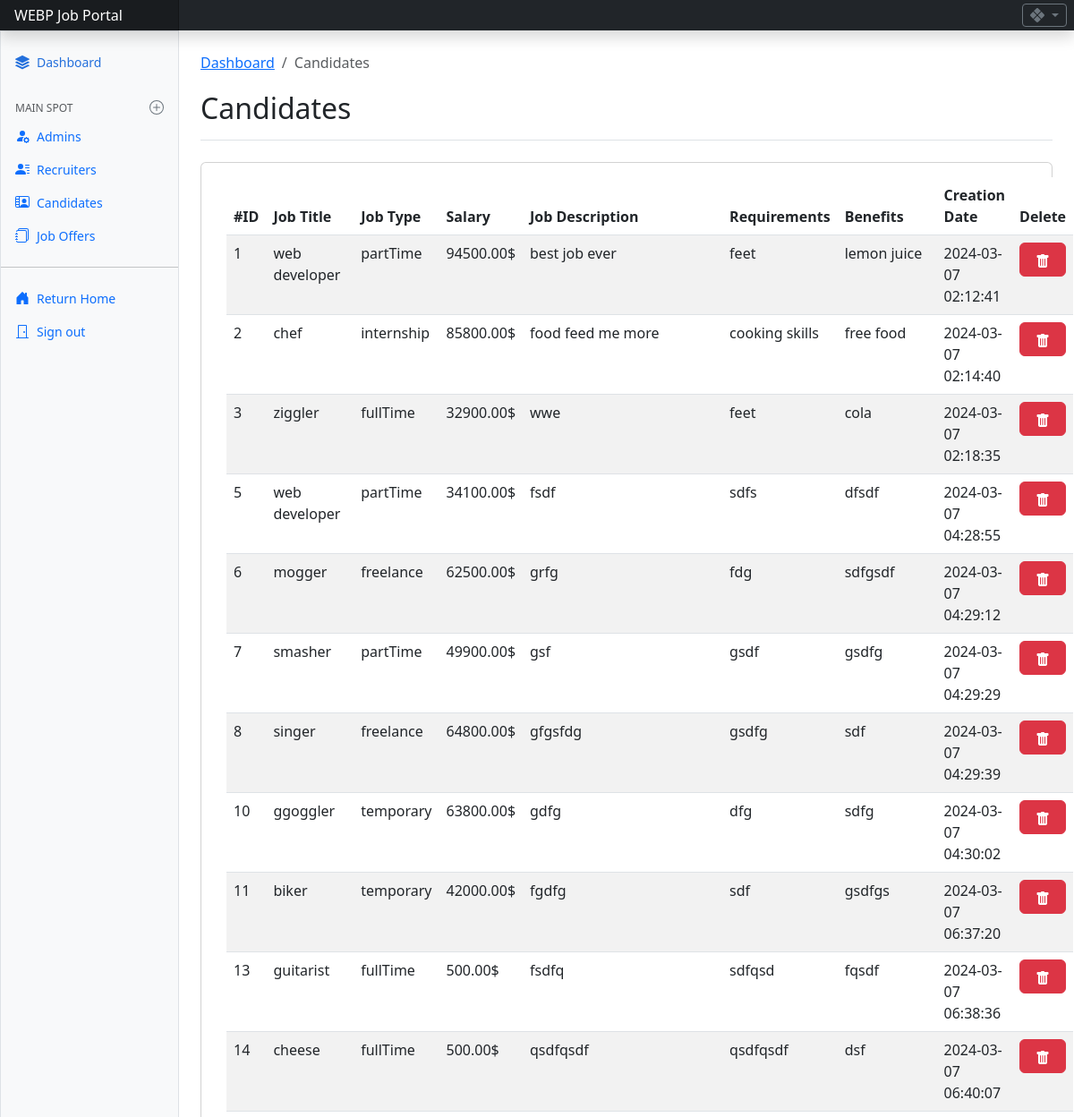
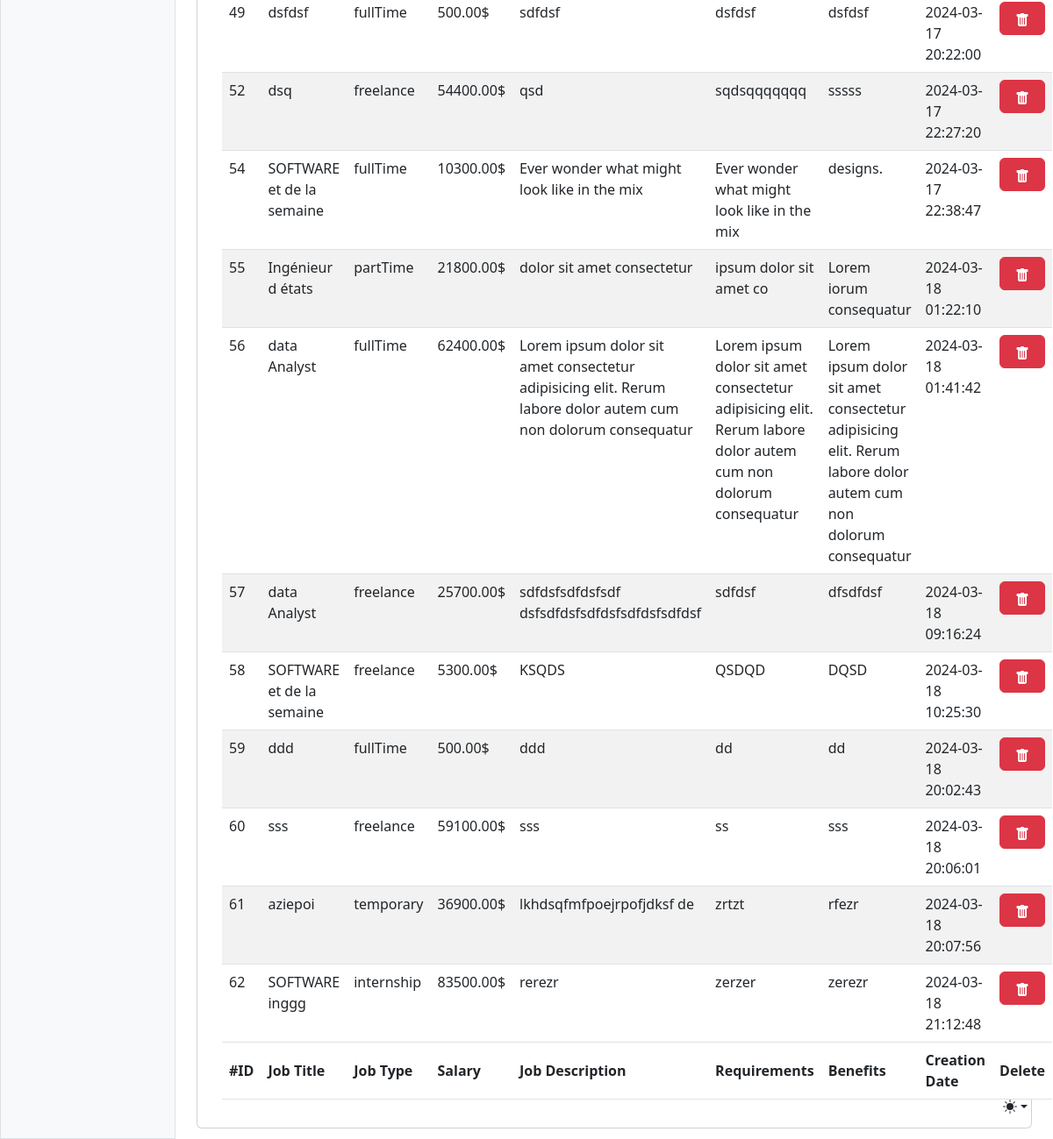
/admin/job_offers.php (signed in), run on the app's committed database (2 pictures, top to bottom).
### tables this page shows
CREATE TABLE `job_offer` (
  `job_id` int(11) NOT NULL,
  `job_title` varchar(255) NOT NULL,
  `job_type` varchar(50) NOT NULL,
  `salary` decimal(10,2) DEFAULT NULL,
  `job_description` text DEFAULT NULL,
  `requirements` text DEFAULT NULL,
  `benefits` text DEFAULT NULL,
  `exp_sc` int(11) NOT NULL DEFAULT 0,
  `edc_sc` varchar(255) NOT NULL DEFAULT '0',
  `skill_sc` varchar(255) NOT NULL DEFAULT '0',
  `status` int(11) DEFAULT 1,
  `creation_date` timestamp NOT NULL DEFAULT current_timestamp(),
  `rec_id` int(11) DEFAULT NULL
);

### admin/job_offers.php (the view, shortened to what this page needs)
<?php
  include('include/sidebar.php');
 ?>
    <main class="col-md-9 ms-sm-auto col-lg-10 px-md-4 pt-4 pb-2 mb-1">
      <nav aria-label="breadcrumb">
          <ol class="breadcrumb">
            <li class="breadcrumb-item"><a href="admin_dashboard.php">Dashboard</a></li>
           <li class="breadcrumb-item active" aria-current="page">Candidates</li>
          </ol>
        </nav>
      <div class="d-flex justify-content-between flex-wrap flex-md-nowrap align-items-center pt-1 pb-2 mb-1 border-bottom">
        <h1 class="h2">Candidates</h1>
      </div>
       <div class=" container-fluid card mt-4">
        <div class="card-body">
    <table id="example" class="table table-striped nowrap" style="width:100%">
        <thead>
            <tr>
                <th>#ID</th>
                <th>Job Title</th>
                <th>Job Type</th>
                <th>Salary</th>
                <th>Job Description</th>
                <th>Requirements</th>
                <th>Benefits</th>
                <th>Creation Date</th>
                <th>Delete</th>
            </tr>
        </thead>
        <tbody>
<?php
include('connection/db.php');
$query=mysqli_query($conn, "select * from job_offer");
while($row=mysqli_fetch_array($query)){
?>
            <tr>
                <td><?php echo $row['job_id']; ?></td>
                <td><?php echo $row['job_title']; ?></td>
                <td><?php echo $row['job_type']; ?></td>
                <td><?php echo $row['salary']; echo "$";?></td>
                <td><?php echo $row['job_description']; ?></td>
                <td><?php echo $row['requirements']; ?></td>
                <td><?php echo $row['benefits']; ?></td>
                <td><?php echo $row['creation_date']; ?></td>
                <td>
                  <div class="row">
                    <div class="btn-group">
                      <button onclick="getId(<?php echo $row['job_id']; ?>)"  class="btn btn-danger" id="myBtn" data-bs-toggle="modal" data-bs-target="#exampleModal"><span class="bi bi-trash-fill"></span></button>
                    </div>
                  </div>
                </td>
            </tr>
        <?php }  ?>
        </tbody>
        <tfoot>
            <tr>
                <th>#ID</th>
                <th>Job Title</th>
                <th>Job Type</th>
                <th>Salary</th>
                <th>Job Description</th>
                <th>Requirements</th>
                <th>Benefits</th>
                <th>Creation Date</th>
                <th>Delete</th>
            </tr>
        </tfoot>
    </table>
  </div>
</div>
    </main>
  </div>
</div>
  </body>
</html>

### admin/css/dashboard.css (style rules this page uses)
.bi { display: inline-block; width: 1rem; height: 1rem; }

### CANDIDATE/css/scroll.css (style rules this page uses)
html, body { overflow-x: hidden; }

### admin/include/header.php (style rules this page uses)
.bi { vertical-align: -.125em; fill: currentColor; }

### data on the page
job_offer: job_id "1", job_title "web developer", job_type "partTime", salary "94500.00", job_description "best job ever", requirements "feet", benefits "lemon juice", creation_date "2024-03-07 02:12:41"
job_offer: job_id "2", job_title "chef", job_type "internship", salary "85800.00", job_description "food feed me more", requirements "cooking skills", benefits "free food", creation_date "2024-03-07 02:14:40"
job_offer: job_id "3", job_title "ziggler", job_type "fullTime", salary "32900.00", job_description "wwe", requirements "feet", benefits "cola", creation_date "2024-03-07 02:18:35"
job_offer: job_id "5", job_title "web developer", job_type "partTime", salary "34100.00", job_description "fsdf", requirements "sdfs", benefits "dfsdf", creation_date "2024-03-07 04:28:55"
job_offer: job_id "6", job_title "mogger", job_type "freelance", salary "62500.00", job_description "grfg", requirements "fdg", benefits "sdfgsdf", creation_date "2024-03-07 04:29:12"
job_offer: job_id "7", job_title "smasher", job_type "partTime", salary "49900.00", job_description "gsf", requirements "gsdf", benefits "gsdfg", creation_date "2024-03-07 04:29:29"
job_offer: job_id "8", job_title "singer", job_type "freelance", salary "64800.00", job_description "gfgsfdg", requirements "gsdfg", benefits "sdf", creation_date "2024-03-07 04:29:39"
job_offer: job_id "10", job_title "ggoggler", job_type "temporary", salary "63800.00", job_description "gdfg", requirements "dfg", benefits "sdfg", creation_date "2024-03-07 04:30:02"
job_offer: job_id "11", job_title "biker", job_type "temporary", salary "42000.00", job_description "fgdfg", requirements "sdf", benefits "gsdfgs", creation_date "2024-03-07 06:37:20"
job_offer: job_id "13", job_title "guitarist", job_type "fullTime", salary "500.00", job_description "fsdfq", requirements "sdfqsd", benefits "fqsdf", creation_date "2024-03-07 06:38:36"
job_offer: job_id "14", job_title "cheese", job_type "fullTime", salary "500.00", job_description "qsdfqsdf", requirements "qsdfqsdf", benefits "dsf", creation_date "2024-03-07 06:40:07"
job_offer: job_id "49", job_title "dsfdsf", job_type "fullTime", salary "500.00", job_description "sdfdsf", requirements "dsfdsf", benefits "dsfdsf", creation_date "2024-03-17 20:22:00"
job_offer: job_id "52", job_title "dsq", job_type "freelance", salary "54400.00", job_description "qsd", requirements "sqdsqqqqqqq", benefits "sssss", creation_date "2024-03-17 22:27:20"
job_offer: job_id "54", job_title "SOFTWARE et de la semaine", job_type "fullTime", salary "10300.00", job_description "Ever wonder what might look like in the mix", requirements "Ever wonder what might look like in the mix", benefits "designs.", creation_date "2024-03-17 22:38:47"
job_offer: job_id "55", job_title "Ingénieur d états", job_type "partTime", salary "21800.00", job_description "dolor sit amet consectetur", requirements "ipsum dolor sit amet co", benefits "Lorem iorum consequatur", creation_date "2024-03-18 01:22:10"
job_offer: job_id "56", job_title "data Analyst", job_type "fullTime", salary "62400.00", job_description "Lorem ipsum dolor sit amet consectetur adipisicing elit. Rerum labore dolor autem cum non dolorum consequatur", requirements "Lorem ipsum dolor sit amet consectetur adipisicing elit. Rerum labore dolor autem cum non dolorum consequatur", benefits "Lorem ipsum dolor sit amet consectetur adipisicing elit. Rerum labore dolor autem cum non dolorum consequatur", creation_date "2024-03-18 01:41:42"
job_offer: job_id "57", job_title "data Analyst", job_type "freelance", salary "25700.00", job_description "sdfdsfsdfdsfsdf dsfsdfdsfsdfdsfsdfdsfsdfdsf", requirements "sdfdsf", benefits "dfsdfdsf", creation_date "2024-03-18 09:16:24"
job_offer: job_id "58", job_title "SOFTWARE et de la semaine", job_type "freelance", salary "5300.00", job_description "KSQDS", requirements "QSDQD", benefits "DQSD", creation_date "2024-03-18 10:25:30"
job_offer: job_id "59", job_title "ddd", job_type "fullTime", salary "500.00", job_description "ddd", requirements "dd", benefits "dd", creation_date "2024-03-18 20:02:43"
job_offer: job_id "60", job_title "sss", job_type "freelance", salary "59100.00", job_description "sss", requirements "ss", benefits "sss", creation_date "2024-03-18 20:06:01"
job_offer: job_id "61", job_title "aziepoi", job_type "temporary", salary "36900.00", job_description "lkhdsqfmfpoejrpofjdksf de", requirements "zrtzt", benefits "rfezr", creation_date "2024-03-18 20:07:56"
job_offer: job_id "62", job_title "SOFTWARE inggg", job_type "internship", salary "83500.00", job_description "rerezr", requirements "zerzer", benefits "zerezr", creation_date "2024-03-18 21:12:48"
